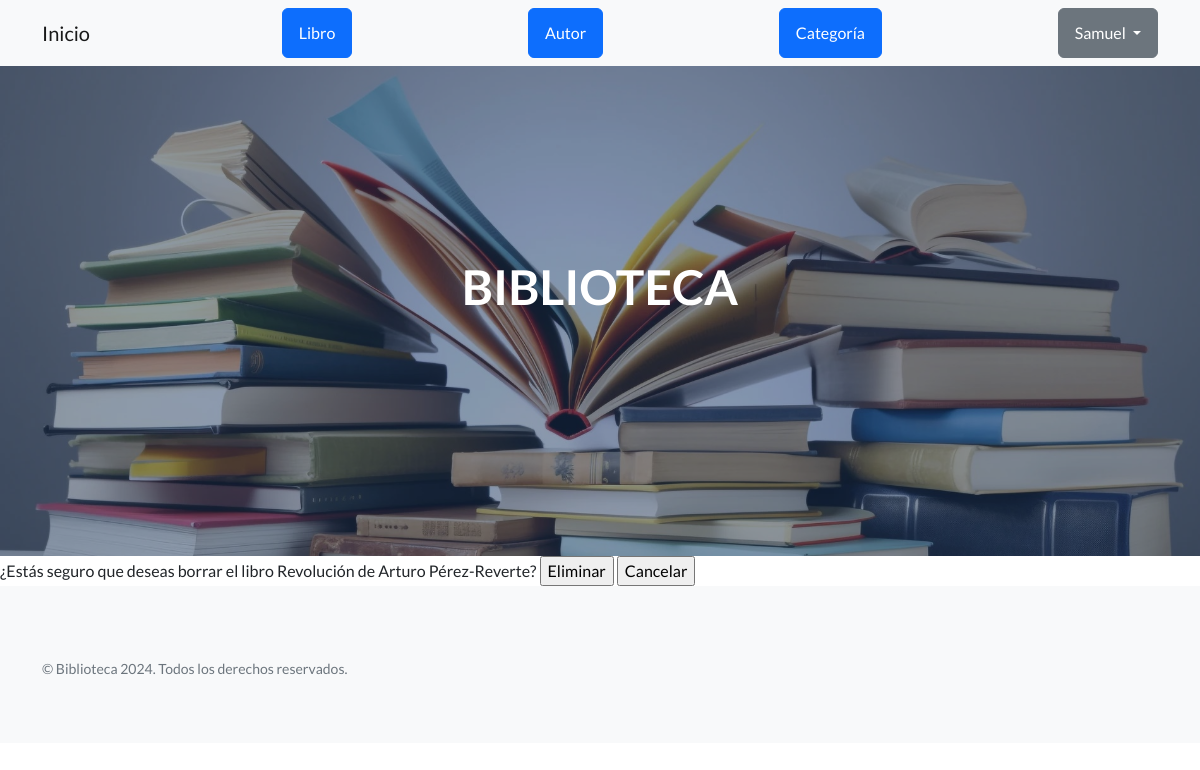
Screenshot of /libro/4/borrar (signed in) with the database file from the repository.
### AppSamuel/models.py (models this page shows, shortened)
class Libro(models.Model):
    titulo = models.CharField(max_length=200)
    autor = models.ForeignKey(Autor, on_delete=models.CASCADE)
    categoria = models.ForeignKey(Categoria, on_delete=models.CASCADE)
    año_de_publicacion = models.IntegerField()

class Autor(models.Model):
    nombre = models.CharField(max_length=100)
    apellido = models.CharField(max_length=100)

### AppSamuel/views.py (the view)
# urls.py: path('libro/<pk>/borrar',views.LibroDeleteView.as_view(), name='BorrarLibro'),
class LibroDeleteView(LoginRequiredMixin, DeleteView):
    model = Libro
    template_name = "AppSamuel/libro_borrar.html"
    success_url = reverse_lazy("ListaLibros")

### AppSamuel/templates/AppSamuel/libro_borrar.html (shortened to what this page needs)
{% extends 'AppSamuel/base.html' %}
{% load static %}
{% block main %}
    <form action="" method="POST">
        ¿Estás seguro que deseas borrar el libro {{libro.titulo}} de {{libro.autor.nombre}} {{libro.autor.apellido}}?
        <input type="submit" value="Eliminar">
        <a href="{% url 'ListaLibros' %}"><input type="button" value="Cancelar"></a>
    </form>
{% endblock main %}

### AppSamuel/templates/AppSamuel/base.html (shortened to what this page needs)
<!DOCTYPE html>
<html lang="es">
    {% load static %}
    <head>
        <link href="https://cdn.jsdelivr.net/npm/bootstrap-icons@1.5.0/font/bootstrap-icons.css" rel="stylesheet" type="text/css" />
        <link href="{% static 'AppSamuel/css/styles.css' %}" rel="stylesheet" />
    </head>
    <body>
        <nav class="navbar navbar-light bg-light static-top">
            <div class="container">
                <a class="navbar-brand" href="{% url 'Inicio' %}">Inicio</a>
                <a class="btn btn-primary" href="{% url 'ListaLibros' %}">Libro</a>
                <a class="btn btn-primary" href="{% url 'ListaAutores' %}">Autor</a>
                <a class="btn btn-primary" href="{% url 'ListaCategorias' %}">Categoría</a>
                        {% if request.user.is_authenticated %}
                            <div class="dropdown">
                                <button class="btn btn-secondary dropdown-toggle" type="button" id="dropdownMenuButton1" data-bs-toggle="dropdown" aria-expanded="false">
                                    {{ request.user.username }}
                                </button>
                            </div>
                        {% endif %}
                </div>
        </nav>
        <header class="masthead">
            <div class="container position-relative">
                <div class="row justify-content-center">
                    <div class="col-xl-6">
                        <div class="text-center text-white">
                            <h1 class="mb-5">BIBLIOTECA</h1>
                        </div>
                    </div>
                </div>
            </div>
        </header>
            {% block main %}
            {% endblock main %}
        <footer class="footer bg-light">
            <div class="container">
                <div class="row">
                    <div class="col-lg-6 h-100 text-center text-lg-start my-auto">
                        <p class="text-muted small mb-4 mb-lg-0">&copy; Biblioteca 2024. Todos los derechos reservados.</p>
                    </div>
                </div>
            </div>
        </footer>
    </body>
</html>

### rows the page displays
Libro: titulo "Revolución", autor.nombre "Arturo", autor.apellido "Pérez-Reverte"

### other values shown
{{ request.user.username }} "Samuel"
